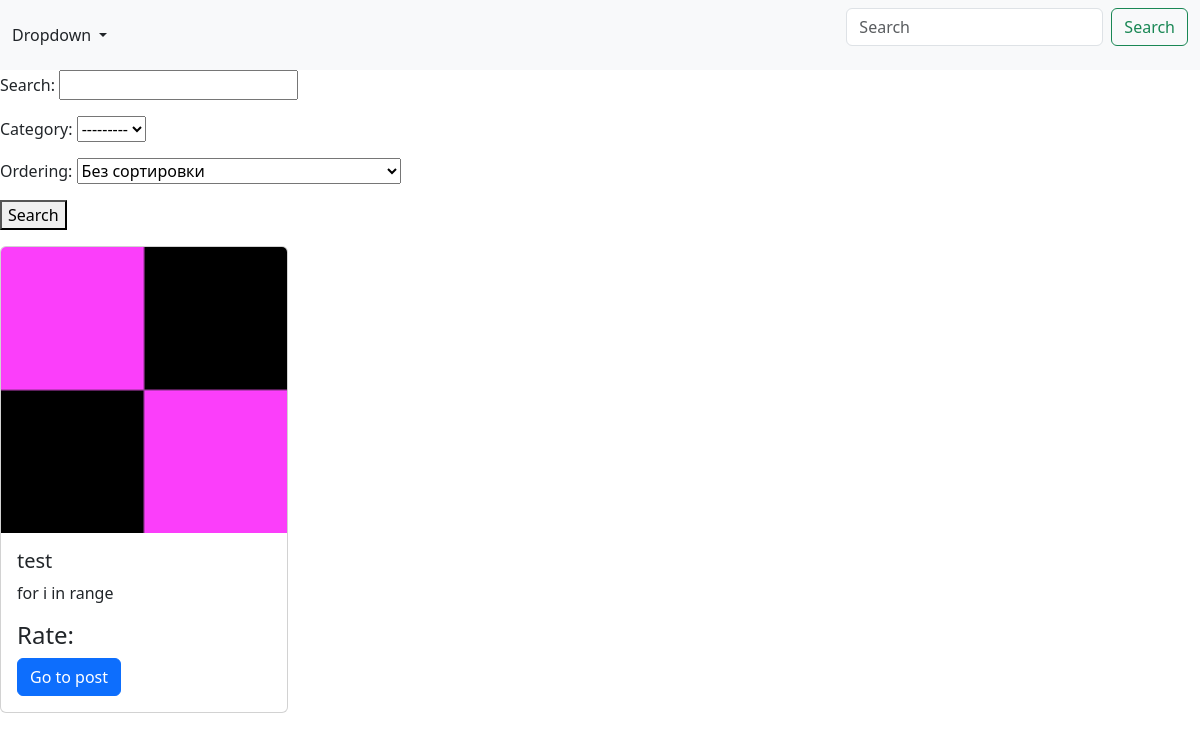
The page /posts2/ on the database as committed earlier.
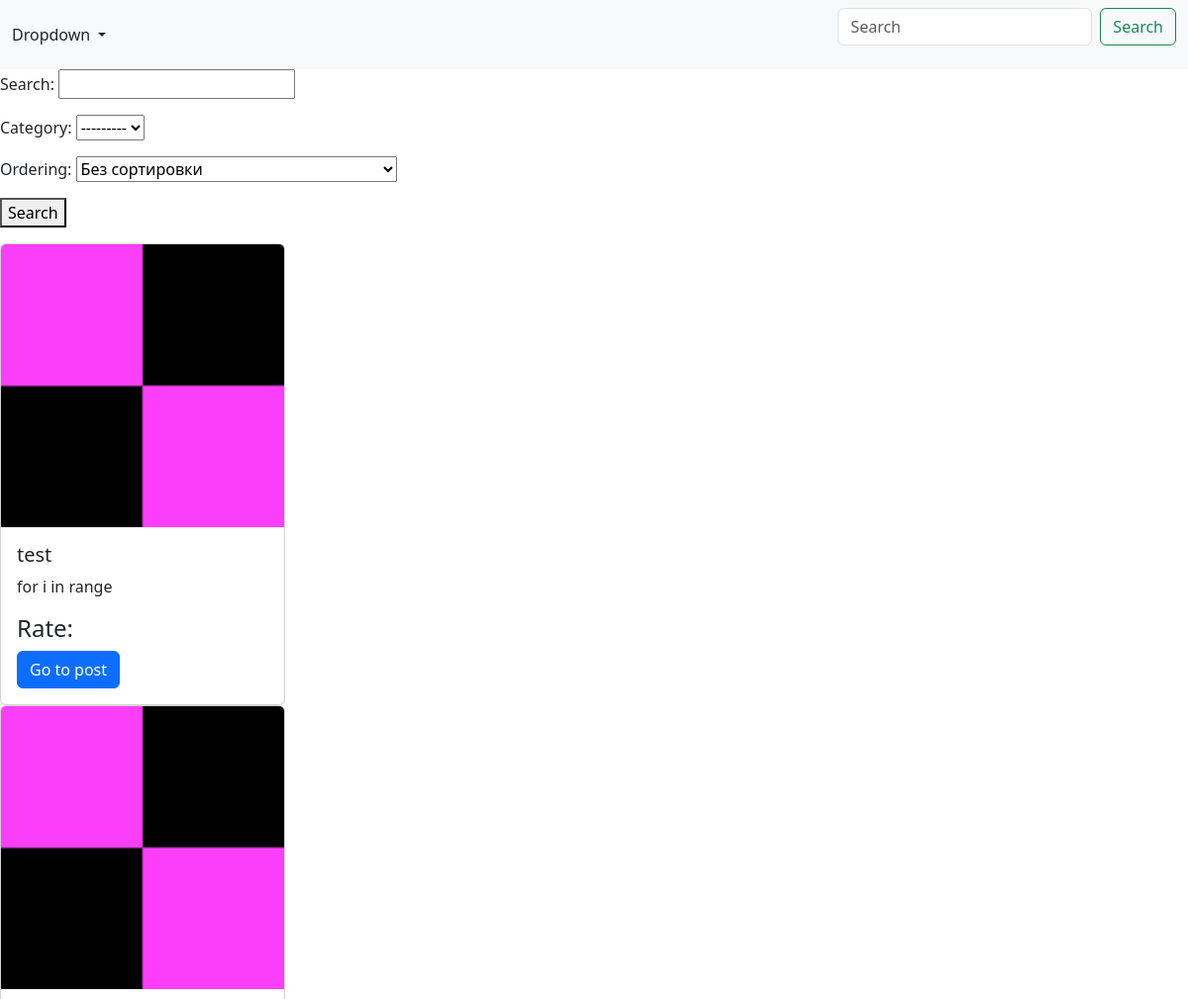
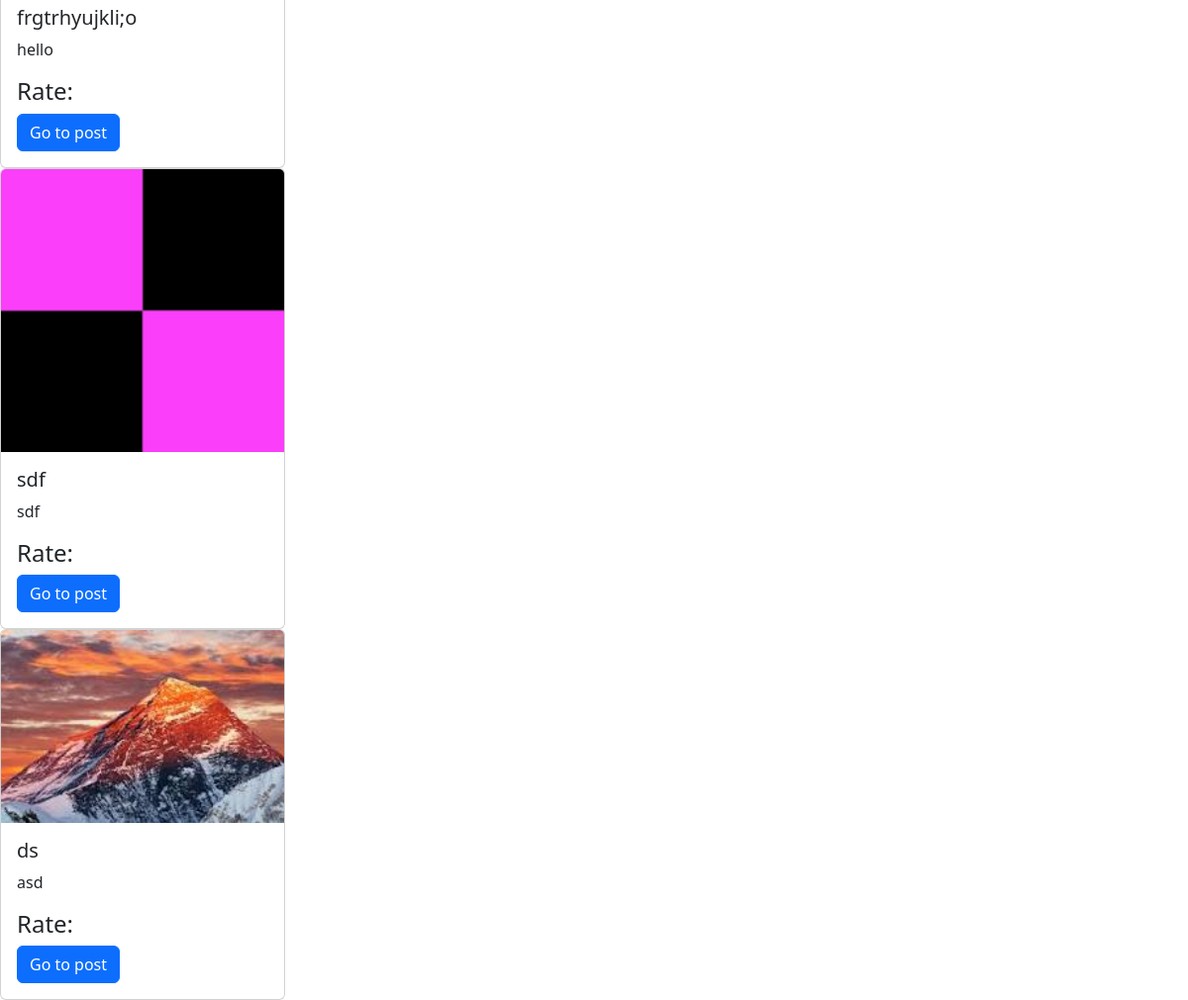
The same page on the database as committed later (2 pictures, top to bottom).
### posts/models.py (models this page shows, shortened)
class Post(models.Model):
    title = models.CharField(max_length=255)
    author = models.ForeignKey(User, on_delete=models.CASCADE,null=True,related_name='posts')
    content = models.TextField()
    image = models.ImageField(upload_to='post_images/', blank=True, null=True)
    category = models.ForeignKey(Category, on_delete=models.CASCADE, related_name='posts')
    tags = models.ManyToManyField(Tag, blank=True)
    created_at = models.DateTimeField(auto_now_add=True)

### posts/views.py (the view)
# urls.py: path('posts2/', PostListView2.as_view()),
class PostListView2(ListView):
    model = Post
    template_name = "posts/post_list.html"
    context_object_name = "posts"
    ordering = ["-date"]
    paginate_by = 4
    def get_queryset(self):
        posts = Post.objects.all()
        search = self.request.GET.get("search")
        category = self.request.GET.get("category")
        ordering = self.request.GET.get("ordering")
        if search:
            posts = posts.filter(
                Q(title__icontains=search) | Q(content__icontains=search)
            )
        if category:
            posts = posts.filter(category=int(category))
        if ordering:
            posts = posts.order_by(ordering)
        return posts
    def get_context_data(self, **kwargs):
        context = super().get_context_data(**kwargs)
        context["form"] = SearchForm(self.request.GET)
        return context

### posts/forms.py
class SearchForm(forms.Form):
    search = forms.CharField(max_length=100,required=False)
    category = forms.ModelChoiceField(
        queryset=Category.objects.all(),required=False,widget=forms.Select
    )
    orderings =(
        ("created_at","По дате создания "),
        ("-created_at","По дате создания в обратном порядке"),
        ("title","По названию"),
        ("-title","По названию в обратном порядке"),
        ("rate" ,"По рейтингу"),
        ("-rate","По рейтингу в обратном порядке"),
        (None ,"Без сортировки")
    )
    ordering = forms.ChoiceField(choices=orderings,required=False)

### posts/models.py (called while the page is built)
    def __str__(self):
        return self.name

### templates/posts/post_list.html (shortened to what this page needs)
{% extends 'posts/base.html' %}
{% load static %}
    {% block content %}
    <form action="" method="get">
        {{form.as_p}}
        <button type="submit">Search</button>
    </form>
    {% for post in posts %}
    <div class="card" style="width: 18rem;">
      {% if post.image %}
        <img src="{{post.image.url}}" class="card-img-top" alt="...">
      {% else %}
      <img src="{% static 'download.png' %}" class="card-img-top" alt="...">
      {% endif %}
        <div class="card-body">
          <h5 class="card-title">{{post.title}}</h5>
          <p class="card-text">{{post.content}}</p>
          <h4 class="rate">Rate: {{post.rate}}</h4>
          <a href="/posts/{{post.id}}/" class="btn btn-primary">Go to post</a>
        </div>
      </div>
    {% endfor %}
    {% endblock %}

### templates/posts/base.html (shortened to what this page needs)
<body>
<link href="https://cdn.jsdelivr.net/npm/bootstrap@5.3.3/dist/css/bootstrap.min.css" rel="stylesheet"
>
<nav class="navbar navbar-expand-lg bg-body-tertiary">
    <div class="container-fluid">
        {%if request.user.is_authenticated%}
        <a class="navbar-brand" href="/">home</a>
        <button class="navbar-toggler" type="button" data-bs-toggle="collapse" data-bs-target="#navbarSupportedContent"
                aria-controls="navbarSupportedContent" aria-expanded="false" aria-label="Toggle navigation">
            <span class="navbar-toggler-icon"></span>
        </button>
        <div class="collapse navbar-collapse" id="navbarSupportedContent">
            <ul class="navbar-nav me-auto mb-2 mb-lg-0">
                <li class="nav-item">
                    <a class="nav-link active" aria-current="page" href="/posts">posts</a>
                </li>
                <li class="nav-item">
                    <a class="nav-link active" aria-current="page" href="/logout/">logout</a>
                </li>
                 <li class="nav-item">
                    <a class="nav-link active" aria-current="page" href="/admin/">adminka</a>
                </li>
                 <li class="nav-item">
                    <a class="nav-link active" aria-current="page" href="/profile/">profile</a>
                </li>
                <li class="nav-item dropdown">
                    {%else%}
                    <a class="nav-link dropdown-toggle" href="#" role="button" data-bs-toggle="dropdown"
                       aria-expanded="false">
                        Dropdown
                    </a>
                {%endif%}
            <form class="d-flex" role="search">
                <input class="form-control me-2" type="search" placeholder="Search" aria-label="Search">
                <button class="btn btn-outline-success" type="submit">Search</button>
            </form>
        </div>
</nav>
{% block content %}
{% endblock %}
</body>

Rows that differ between the two databases and show on the page:
added Post: title "frgtrhyujkli;o", content "hello"
added Post: title "sdf", content "sdf"
added Post: image (picture), title "ds", content "asd"
